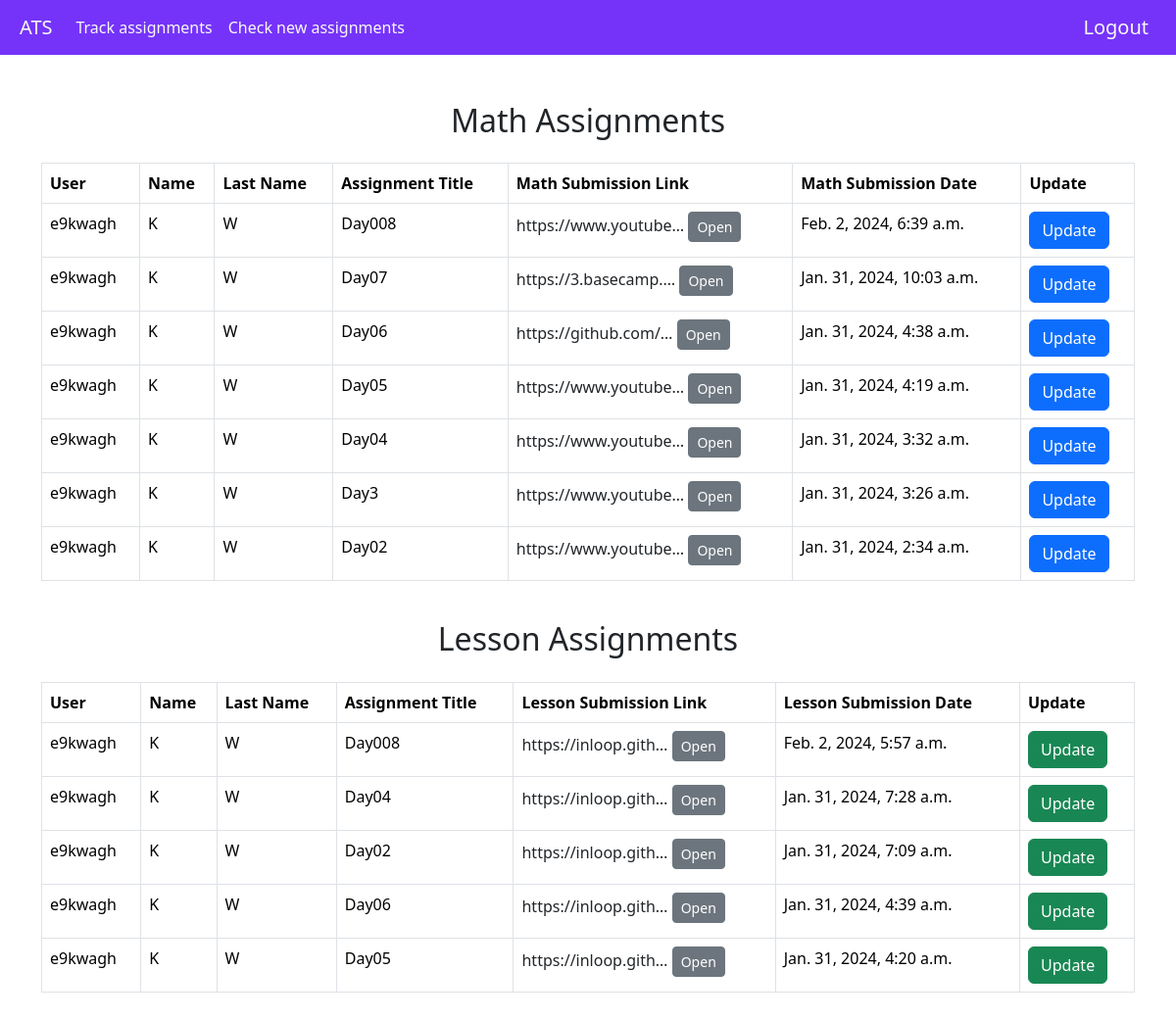
Screenshot of /student_tracker (signed in) with the database file from the repository.
### student_work/models.py (models this page shows, shortened)
class Submission(models.Model):
    student = models.ForeignKey(
        User, on_delete=models.CASCADE, related_name="student_name"
    )
    assigmnets = models.ForeignKey(Assignments, on_delete=models.CASCADE)
    math_sub_link = models.URLField(null=True, blank=True)
    math_sub_date = models.DateTimeField(null=True, blank=True)
    lesson_sub_link = models.URLField(null=True, blank=True)
    lesson_sub_date = models.DateTimeField(null=True, blank=True)
    missed_deadline_count = models.IntegerField(default=0)
    on_time_submission_count = models.IntegerField(default=0)

class Assignments(models.Model):
    created_by = models.ForeignKey(
        User, on_delete=models.CASCADE, related_name="created_assignments"
    )
    created_at = models.DateTimeField(auto_now_add=True)
    updated_at = models.DateTimeField(auto_now=True)
    title = models.CharField(max_length=200, blank=True)
    description = models.TextField(max_length=150, blank=True)
    is_submitted = models.BooleanField(default=False)
    math_send_time = models.DateTimeField()
    math_deadline = models.DateTimeField()
    math_question_link = models.URLField()
    lesson_send_time = models.DateTimeField()
    lesson_deadline = models.DateTimeField()
    lesson_question_link = models.URLField()

### student_work/views.py (the view)
# urls.py: path("student_tracker", views.student_tracker, name="student_tracker"),
@login_required(login_url="studentlogin")
def student_tracker(request):
    math_submissions = Submission.objects.filter(
        student=request.user, math_sub_link__isnull=False, math_sub_date__isnull=False
    ).order_by("-math_sub_date")
    print("math_submissions", math_submissions)
    lesson_submissions = Submission.objects.filter(
        student=request.user,
        lesson_sub_link__isnull=False,
        lesson_sub_date__isnull=False,
    ).order_by("-lesson_sub_date")
    math_update_Form = Math_update_Form()
    lesson_update_Form = Lesson_update_Form()
    context = {
        "math_submissions": math_submissions,
        "lesson_submissions": lesson_submissions,
        "math_update_Form": math_update_Form,
        "lesson_update_Form": lesson_update_Form,
    }
    return render(request, "student_work/student_tracker.html", context)

### student_work/templates/student_work/student_tracker.html (shortened to what this page needs)
{% extends 'student_work/base.html' %}
{% block content %}
<div class="container mt-5 mb-4">
    <h2 class="text-center my-4">Math Assignments</h2>
    <div class="table-responsive">
        <table class="table table-bordered">
            <thead>
                <tr>
                    <th>User</th>
                    <th>Name</th>
                    <th>Last Name</th>
                    <th>Assignment Title</th>
                    <th>Math Submission Link</th>
                    <th>Math Submission Date</th>
                    <th>Update</th>
                </tr>
            </thead>
            <tbody>
                {% for submission in math_submissions %}
                <tr>
                    <td>{{ submission.student.username }}</td>
                    <td>{{ submission.student.first_name }}</td>
                    <td>{{ submission.student.last_name }}</td>
                    <td>{{ submission.assigmnets.title }}</td>
                    <td>
                        <a
                            href="{{ submission.math_sub_link }}"
                            data-bs-toggle="popover"
                            data-bs-content="{{ submission.math_sub_link }}"
                            data-bs-trigger="hover"
                            data-bs-placement="top"
                            role="button"
                            class="text-decoration-none text-dark"
                            target="_blank"
                            style="transition: color 0.3s;"
                        >
                            {{ submission.math_sub_link|truncatechars:20 }}
                            <button
                                class="btn btn-sm btn-secondary"
                                data-bs-toggle="tooltip"
                                data-bs-placement="top"
                                title="Open in New Tab"
                                style="pointer-events: none;"
                            >
                                Open
                            </button>
                        </a>
                    </td>
                    <td>{{ submission.math_sub_date }}</td>
                    <td>
                        <button class="btn btn-primary" data-bs-toggle="modal" data-bs-target="#exampleModalMath_{{ submission.id }}">
                            Update
                        </button>
                    </td>
                </tr>
                {% endfor %}
            </tbody>
        </table>
    </div>
    <h2 class="text-center my-4">Lesson Assignments</h2>
    <div class="table-responsive">
        <table class="table table-bordered">
            <thead>
                <tr>
                    <th>User</th>
                    <th>Name</th>
                    <th>Last Name</th>
                    <th>Assignment Title</th>
                    <th>Lesson Submission Link</th>
                    <th>Lesson Submission Date</th>
                    <th>Update</th>
                </tr>
            </thead>
            <tbody>
                {% for submission in lesson_submissions %}
                <tr>
                    <td>{{ submission.student.username }}</td>
                    <td>{{ submission.student.first_name }}</td>
                    <td>{{ submission.student.last_name }}</td>
                    <td>{{ submission.assigmnets.title }}</td>
                    <td>
                        <a
                            href="{{ submission.lesson_sub_link }}"
                            data-bs-toggle="popover"
                            data-bs-content="{{ submission.lesson_sub_link }}"
                            data-bs-trigger="hover"
                            data-bs-placement="top"
                            role="button"
                            class="text-decoration-none text-dark"
                            target="_blank"
                            style="transition: color 0.3s;"
                        >
                            {{ submission.lesson_sub_link|truncatechars:20 }}
                            <button
                                class="btn btn-sm btn-secondary"
                                data-bs-toggle="tooltip"
                                data-bs-placement="top"
                                title="Open in New Tab"
                                style="pointer-events: none;"
                            >
                                Open
                            </button>
                        </a>
                    </td>
                    <td>{{ submission.lesson_sub_date }}</td>
                    <td>
                        <button class="btn btn-success" data-bs-toggle="modal" data-bs-target="#exampleModalLesson_{{ submission.id }}">
                            Update
                        </button>
                    </td>
                </tr>
                {% endfor %}
            </tbody>
        </table>
    </div>
</div>
{% endblock %}

### rows the page displays
Submission: student.username "e9kwagh", student.first_name "K", student.last_name "W", assigmnets "Day008", math_sub_link "https://www.youtube…", math_sub_date "Feb. 2, 2024, 6:39 a.m.", lesson_sub_link "https://inloop.gith…", lesson_sub_date "Feb. 2, 2024, 5:57 a.m."
Submission: student.username "e9kwagh", student.first_name "K", student.last_name "W", assigmnets "Day07", math_sub_link "https://3.basecamp.…", math_sub_date "Jan. 31, 2024, 10:03 a.m."
Submission: student.username "e9kwagh", student.first_name "K", student.last_name "W", assigmnets "Day06", math_sub_link "https://github.com/…", math_sub_date "Jan. 31, 2024, 4:38 a.m.", lesson_sub_link "https://inloop.gith…", lesson_sub_date "Jan. 31, 2024, 4:39 a.m."
Submission: student.username "e9kwagh", student.first_name "K", student.last_name "W", assigmnets "Day05", math_sub_link "https://www.youtube…", math_sub_date "Jan. 31, 2024, 4:19 a.m.", lesson_sub_link "https://inloop.gith…", lesson_sub_date "Jan. 31, 2024, 4:20 a.m."
Submission: student.username "e9kwagh", student.first_name "K", student.last_name "W", assigmnets "Day04", math_sub_link "https://www.youtube…", math_sub_date "Jan. 31, 2024, 3:32 a.m.", lesson_sub_link "https://inloop.gith…", lesson_sub_date "Jan. 31, 2024, 7:28 a.m."
Submission: student.username "e9kwagh", student.first_name "K", student.last_name "W", assigmnets "Day3", math_sub_link "https://www.youtube…", math_sub_date "Jan. 31, 2024, 3:26 a.m."
Submission: student.username "e9kwagh", student.first_name "K", student.last_name "W", assigmnets "Day02", math_sub_link "https://www.youtube…", math_sub_date "Jan. 31, 2024, 2:34 a.m.", lesson_sub_link "https://inloop.gith…", lesson_sub_date "Jan. 31, 2024, 7:09 a.m."
